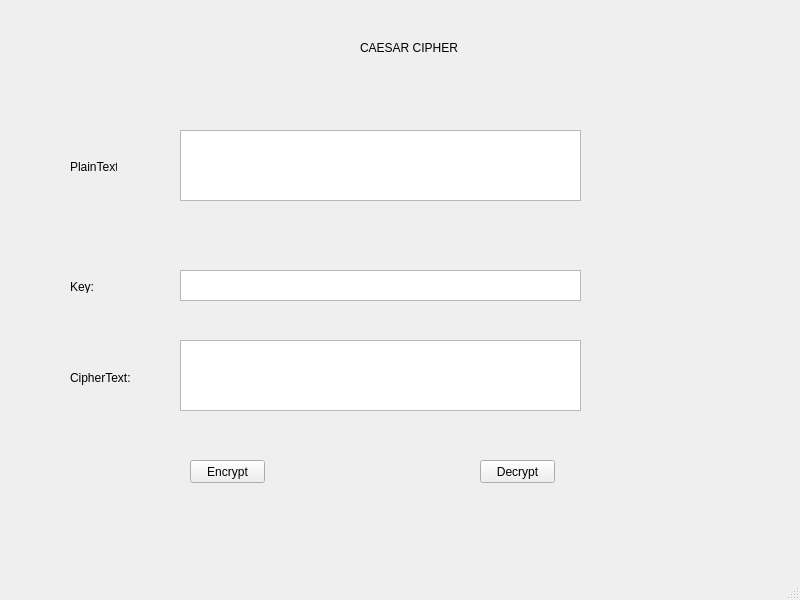
<?xml version="1.0" encoding="UTF-8"?>
<ui version="4.0">
 <class>MainWindow</class>
 <widget class="QMainWindow" name="MainWindow">
  <property name="geometry">
   <rect>
    <x>0</x>
    <y>0</y>
    <width>800</width>
    <height>600</height>
   </rect>
  </property>
  <property name="windowTitle">
   <string>MainWindow</string>
  </property>
  <widget class="QWidget" name="centralwidget">
   <widget class="QPushButton" name="Encrypt_PB">
    <property name="geometry">
     <rect>
      <x>190</x>
      <y>460</y>
      <width>75</width>
      <height>23</height>
     </rect>
    </property>
    <property name="text">
     <string>Encrypt</string>
    </property>
   </widget>
   <widget class="QPushButton" name="decrypt_PB">
    <property name="geometry">
     <rect>
      <x>480</x>
      <y>460</y>
      <width>75</width>
      <height>23</height>
     </rect>
    </property>
    <property name="text">
     <string>Decrypt</string>
    </property>
   </widget>
   <widget class="QPlainTextEdit" name="txt_plain_text">
    <property name="geometry">
     <rect>
      <x>180</x>
      <y>130</y>
      <width>401</width>
      <height>71</height>
     </rect>
    </property>
   </widget>
   <widget class="QPlainTextEdit" name="txt_cipher_text">
    <property name="geometry">
     <rect>
      <x>180</x>
      <y>340</y>
      <width>401</width>
      <height>71</height>
     </rect>
    </property>
   </widget>
   <widget class="QLabel" name="label">
    <property name="geometry">
     <rect>
      <x>70</x>
      <y>160</y>
      <width>47</width>
      <height>13</height>
     </rect>
    </property>
    <property name="text">
     <string>PlainText:</string>
    </property>
   </widget>
   <widget class="QLabel" name="label_2">
    <property name="geometry">
     <rect>
      <x>360</x>
      <y>40</y>
      <width>121</width>
      <height>16</height>
     </rect>
    </property>
    <property name="sizePolicy">
     <sizepolicy hsizetype="Expanding" vsizetype="Preferred">
      <horstretch>0</horstretch>
      <verstretch>0</verstretch>
     </sizepolicy>
    </property>
    <property name="text">
     <string>CAESAR CIPHER</string>
    </property>
   </widget>
   <widget class="QLabel" name="label_3">
    <property name="geometry">
     <rect>
      <x>70</x>
      <y>280</y>
      <width>47</width>
      <height>13</height>
     </rect>
    </property>
    <property name="text">
     <string>Key:</string>
    </property>
   </widget>
   <widget class="QLabel" name="label_4">
    <property name="geometry">
     <rect>
      <x>70</x>
      <y>370</y>
      <width>61</width>
      <height>16</height>
     </rect>
    </property>
    <property name="text">
     <string>CipherText:</string>
    </property>
   </widget>
   <widget class="QTextEdit" name="text">
    <property name="geometry">
     <rect>
      <x>180</x>
      <y>270</y>
      <width>401</width>
      <height>31</height>
     </rect>
    </property>
   </widget>
  </widget>
  <widget class="QMenuBar" name="menubar">
   <property name="geometry">
    <rect>
     <x>0</x>
     <y>0</y>
     <width>800</width>
     <height>21</height>
    </rect>
   </property>
  </widget>
  <widget class="QStatusBar" name="statusbar"/>
 </widget>
 <resources/>
 <connections/>
</ui>
